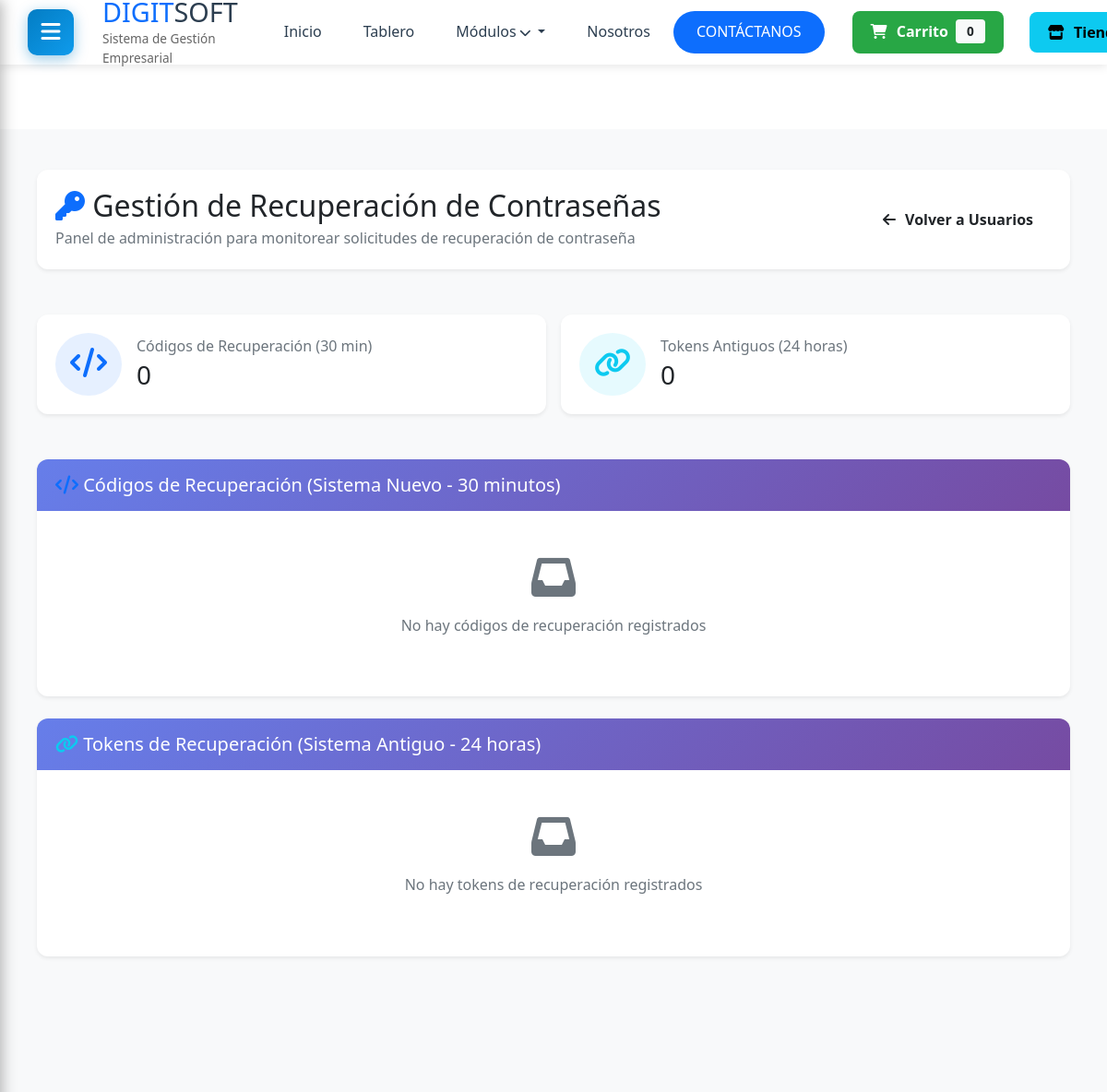
The page /usuarios/admin/gestionar-contrasenas/ (signed in, upper part) on the database as committed earlier.
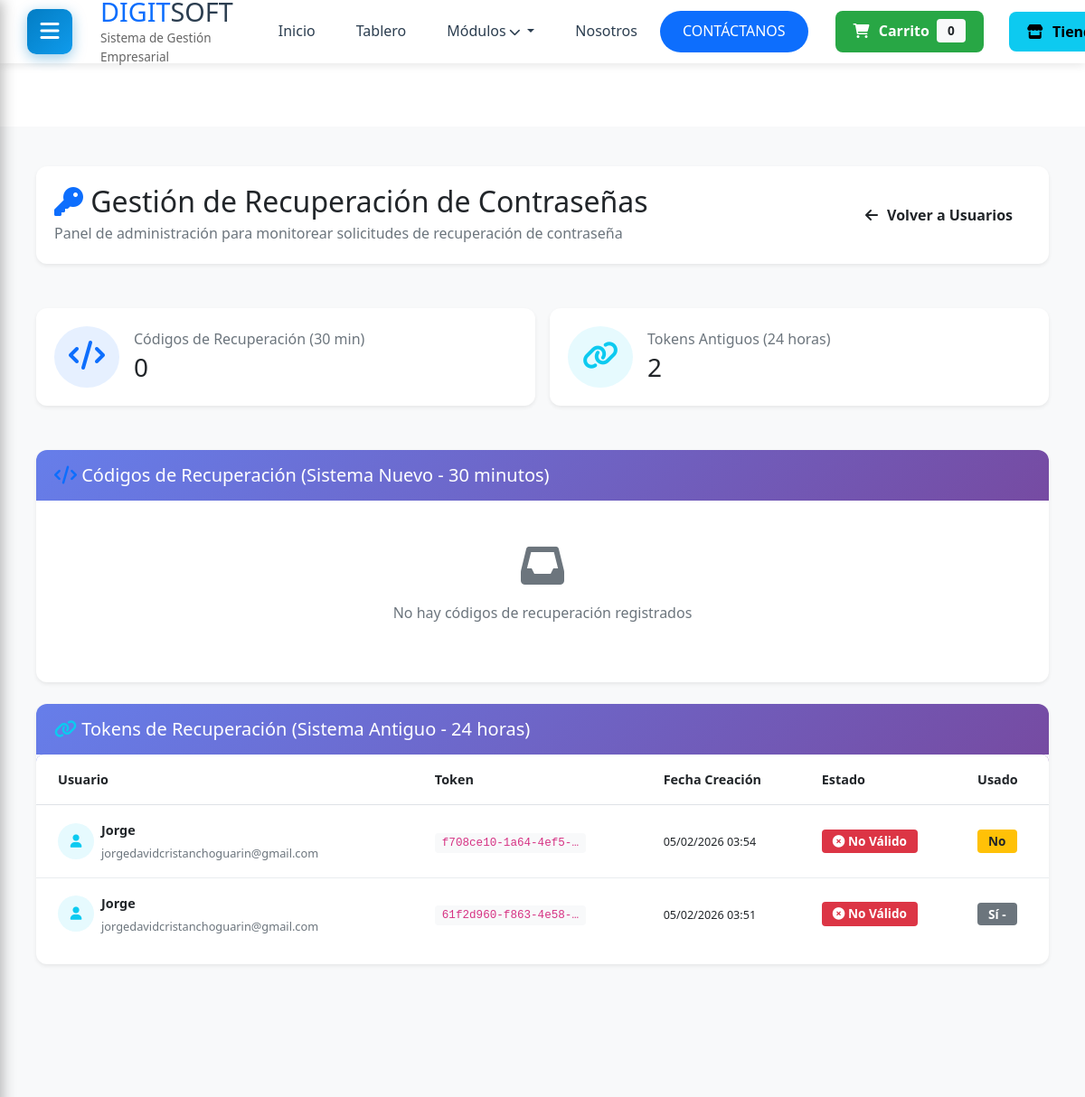
The same page on the database as committed later.
### usuarios/models.py (models this page shows, shortened)
class PasswordResetToken(models.Model):
    user = models.ForeignKey(User, on_delete=models.CASCADE, related_name='password_reset_tokens')
    token = models.UUIDField(default=uuid.uuid4, editable=False, unique=True)
    created_at = models.DateTimeField(auto_now_add=True)
    used = models.BooleanField(default=False)
    used_at = models.DateTimeField(null=True, blank=True)
    class Meta:
        verbose_name = "Token de Recuperación"
        verbose_name_plural = "Tokens de Recuperación"
        ordering = ['-created_at']
        db_table = 'usuarios_password_reset_token'
    def is_valid(self):
        if self.used:
            return False
        expiry_time = self.created_at + timedelta(hours=24)
        return timezone.now() < expiry_time

### usuarios/views.py (the view)
# urls.py: path('admin/gestionar-contrasenas/', views.admin_gestionar_contrasenas, name='admin_gestionar_contrasenas'),
@login_required
@admin_required
def admin_gestionar_contrasenas(request):
    from .models import PasswordResetToken
    from .models_tokens import TokenRecuperacion
    from django.utils import timezone
    tokens_antiguos = PasswordResetToken.objects.select_related('user').order_by('-created_at')[:50]
    tokens_nuevos = TokenRecuperacion.objects.select_related('usuario').order_by('-fecha_creacion')[:50]
    context = {
        'tokens_antiguos': tokens_antiguos,
        'tokens_nuevos': tokens_nuevos,
        'now': timezone.now()
    }
    return render(request, 'usuarios/admin_gestionar_contrasenas.html', context)

### templates/usuarios/admin_gestionar_contrasenas.html (shortened to what the changed rows need)
{% extends 'base_dashboard.html' %}
{% load static %}
{% block content %}
<div class="container-fluid py-4">
    <div class="row mb-4">
        <div class="col-12">
            <div class="card border-0 shadow-sm">
                <div class="card-body">
                    <div class="d-flex justify-content-between align-items-center">
                        <div>
                            <h2 class="mb-1">
                                <i class="fas fa-key text-primary"></i>
                                Gestión de Recuperación de Contraseñas
                            </h2>
                        </div>
                    </div>
                </div>
            </div>
        </div>
    </div>
    <div class="row mb-4">
        <div class="col-md-6">
            <div class="card border-0 shadow-sm">
                <div class="card-body">
                    <div class="d-flex align-items-center">
                        <div class="flex-grow-1 ms-3">
                            <h6 class="text-muted mb-1">Tokens Antiguos (24 horas)</h6>
                            <h3 class="mb-0">{{ tokens_antiguos|length }}</h3>
                        </div>
                    </div>
                </div>
            </div>
        </div>
    </div>
    <div class="card border-0 shadow-sm">
        <div class="card-body p-0">
            {% if tokens_antiguos %}
            <div class="table-responsive">
                <table class="table table-hover align-middle mb-0">
                    <thead class="bg-light">
                        <tr>
                            <th class="ps-4">Usuario</th>
                            <th>Token</th>
                            <th>Fecha Creación</th>
                            <th>Estado</th>
                            <th>Usado</th>
                        </tr>
                    </thead>
                    <tbody>
                        {% for token in tokens_antiguos %}
                        <tr>
                            <td class="ps-4">
                                <div class="d-flex align-items-center">
                                    <div class="avatar-sm bg-info bg-opacity-10 rounded-circle d-flex align-items-center justify-content-center me-2">
                                        <i class="fas fa-user text-info"></i>
                                    </div>
                                    <div>
                                        <strong>{{ token.user.username }}</strong>
                                        <br>
                                        <small class="text-muted">{{ token.user.email }}</small>
                                    </div>
                                </div>
                            </td>
                            <td>
                                <code class="small">{{ token.token|truncatechars:20 }}</code>
                            </td>
                            <td>
                                <small>{{ token.created_at|date:"d/m/Y H:i" }}</small>
                            </td>
                            <td>
                                {% if token.is_valid %}
                                <span class="badge bg-success">
                                    <i class="fas fa-check-circle"></i> Válido
                                </span>
                                {% else %}
                                <span class="badge bg-danger">
                                    <i class="fas fa-times-circle"></i> No Válido
                                </span>
                                {% endif %}
                            </td>
                            <td>
                                {% if token.used %}
                                <span class="badge bg-secondary">
                                    Sí - {{ token.used_at|date:"d/m/Y H:i" }}
                                </span>
                                {% else %}
                                <span class="badge bg-warning text-dark">
                                    No
                                </span>
                                {% endif %}
                            </td>
                        </tr>
                        {% endfor %}
                    </tbody>
                </table>
            </div>
            {% else %}
            <div class="text-center py-5">
                <i class="fas fa-inbox fa-3x text-muted mb-3"></i>
                <p class="text-muted">No hay tokens de recuperación registrados</p>
            </div>
            {% endif %}
        </div>
    </div>
</div>
{% endblock %}

Rows that differ between the two databases and show on the page:
added PasswordResetToken: user.username "Jorge", user.email "jorgedavidcristanchoguarin@gmail.com", token "f708ce10-1a64-4ef5-…", created_at "05/02/2026 03:54", used False (drawn)
added PasswordResetToken: user.username "Jorge", user.email "jorgedavidcristanchoguarin@gmail.com", token "61f2d960-f863-4e58-…", created_at "05/02/2026 03:51", used True (drawn)
Other text that changed with them:
{{ tokens_antiguos|length }}: "0" → "2"
text no longer shown: "No hay tokens de recuperación registrados"
text now shown: "Usuario Token Fecha Creación Estado Usado"
